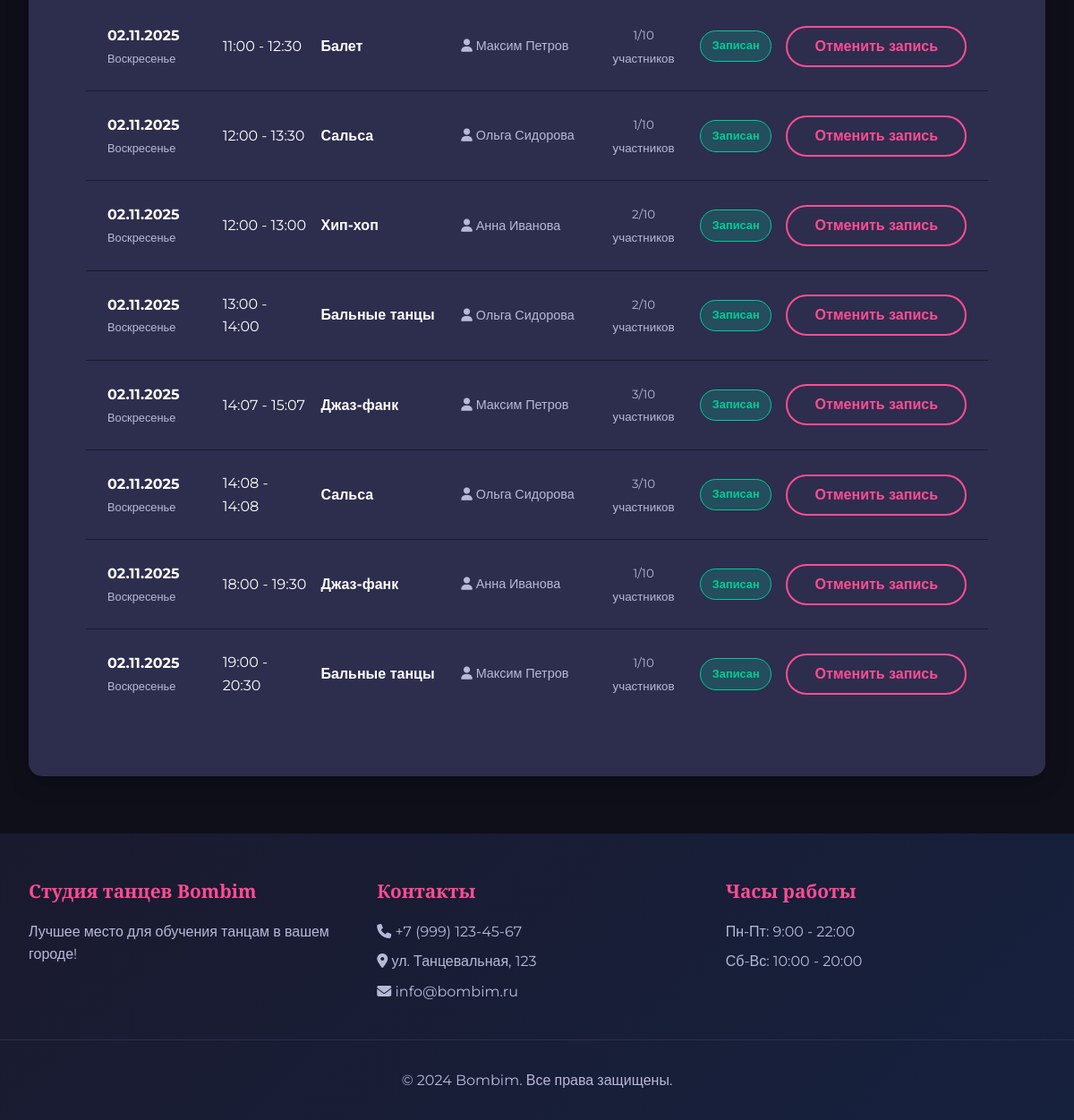
The page /profile/ (signed in, lower part) on the database as committed earlier.
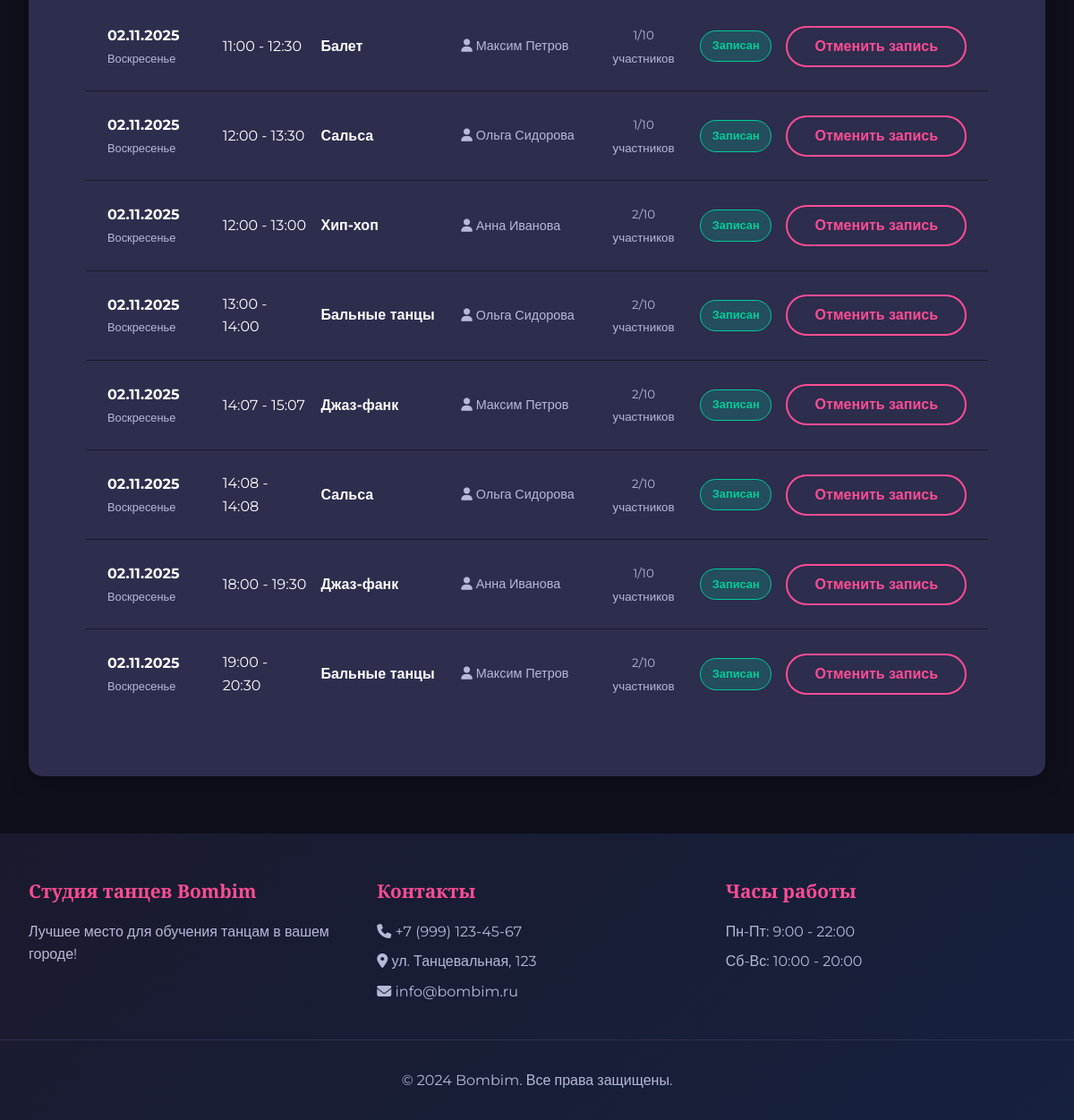
The same page on the database as committed later.
### main/models.py (models this page shows, shortened)
class Booking(models.Model):
    STATUS_CHOICES = (
        ('booked', 'Записан'),
        ('attended', 'Посещено'),
        ('missed', 'Не пришел'),
        ('cancelled', 'Отменено'),
    )
    client = models.ForeignKey(User, on_delete=models.CASCADE, related_name='bookings')
    schedule = models.ForeignKey(Schedule, on_delete=models.CASCADE, related_name='bookings')
    booking_date = models.DateTimeField(auto_now_add=True)
    status = models.CharField(max_length=10, choices=STATUS_CHOICES, default='booked')
    class_date = models.DateField(null=True, blank=True, help_text="Фактическая дата занятия")
    class Meta:
        unique_together = ['client', 'schedule']

class Schedule(models.Model):
    DAYS_OF_WEEK = (
        (0, 'Понедельник'),
        (1, 'Вторник'),
        (2, 'Среда'),
        (3, 'Четверг'),
        (4, 'Пятница'),
        (5, 'Суббота'),
        (6, 'Воскресенье'),
    )
    date = models.DateField(help_text="Дата проведения занятия")
    day_of_week = models.IntegerField(choices=DAYS_OF_WEEK, editable=False)  # Автоматически из даты
    start_time = models.TimeField()
    end_time = models.TimeField()
    dance_style = models.ForeignKey(DanceStyle, on_delete=models.CASCADE)
    trainer = models.ForeignKey(Trainer, on_delete=models.CASCADE)
    max_participants = models.PositiveIntegerField(default=10)
    is_active = models.BooleanField(default=True, help_text="Активное занятие")
    class Meta:
        ordering = ['date', 'start_time']
        verbose_name = 'Расписание'
        verbose_name_plural = 'Расписания'
    @property
    def current_participants(self):
        return self.bookings.filter(status='booked').count()

class DanceStyle(models.Model):
    name = models.CharField(max_length=100)
    description = models.TextField()
    image = models.ImageField(upload_to='styles/')

class Trainer(models.Model):
    user = models.OneToOneField(User, on_delete=models.CASCADE, related_name='trainer_profile')
    bio = models.TextField()
    photo = models.ImageField(upload_to='trainers/')
    styles = models.ManyToManyField(DanceStyle, related_name='trainers')

class User(AbstractUser):
    ROLE_CHOICES = (
        ('client', 'Клиент'),
        ('trainer', 'Хореограф'),
        ('admin', 'Администратор'),
    )
    role = models.CharField(max_length=10, choices=ROLE_CHOICES, default='client')
    phone = models.CharField(max_length=20, unique=True)
    birth_date = models.DateField(null=True, blank=True)
    email = models.EmailField(unique=True)
    first_name = models.CharField(max_length=30)
    last_name = models.CharField(max_length=30)
    def is_client(self):
        return self.role == 'client'

### main/views.py (the view, shortened to what this page needs)
# urls.py: path('profile/', views.profile_view, name='profile'),
@login_required
def profile_view(request):
    if not request.user.is_client():
        if request.user.is_trainer():
            return redirect('trainer_profile')
        elif request.user.is_admin():
            return redirect('/admin/')
        return HttpResponseForbidden()
    tab = request.GET.get('tab', 'bookings')
    today = timezone.now().date()
    now = timezone.now()
    active_bookings = Booking.objects.filter(
        client=request.user,
        status='booked',
        schedule__date__gte=today  # Только будущие даты
    ).select_related('schedule', 'schedule__dance_style', 'schedule__trainer', 'schedule__trainer__user').order_by(
        'schedule__date', 'schedule__start_time')
    history_bookings = Booking.objects.filter(
        client=request.user,
        schedule__date__lt=today  # Только прошедшие даты
    ).select_related('schedule', 'schedule__dance_style', 'schedule__trainer', 'schedule__trainer__user').order_by('-schedule__date')
    total_history = history_bookings.count()
    attended_count = history_bookings.filter(status='attended').count()
    missed_count = history_bookings.filter(status='missed').count()
    cancelled_count = history_bookings.filter(status='cancelled').count()
    attendance_rate = (attended_count / total_history * 100) if total_history > 0 else 0
    print(f"PROFILE: Активных: {active_bookings.count()}, В истории: {total_history}")
    print(f"STATS: Посещено: {attended_count}, Пропущено: {missed_count}, Отменено: {cancelled_count}")
    context = {
        'tab': tab,
        'active_bookings': active_bookings,
        'history_bookings': history_bookings,
        'stats': {
            'total': total_history,
            'attended': attended_count,
            'missed': missed_count,
            'cancelled': cancelled_count,
            'attendance_rate': round(attendance_rate, 1)
        }
    }
    return render(request, 'main/profile.html', context)

### templates/main/profile.html (shortened to what this page needs)
{% extends 'main/base.html' %}
{% block content %}
<section class="mt-5">
    <div class="card">
        <div class="tab-content">
            {% if tab == 'bookings' %}
            <div class="mt-3">
                {% if active_bookings %}
                <div class="bookings-table">
                    {% for booking in active_bookings %}
                    <div class="booking-item">
                        <div class="booking-date">
                            <strong>{{ booking.schedule.date|date:"d.m.Y" }}</strong>
                            <div class="day-name">
                                {% if booking.schedule.date.weekday == 0 %}Понедельник
                                {% elif booking.schedule.date.weekday == 1 %}Вторник
                                {% elif booking.schedule.date.weekday == 2 %}Среда
                                {% elif booking.schedule.date.weekday == 3 %}Четверг
                                {% elif booking.schedule.date.weekday == 4 %}Пятница
                                {% elif booking.schedule.date.weekday == 5 %}Суббота
                                {% elif booking.schedule.date.weekday == 6 %}Воскресенье
                                {% endif %}
                            </div>
                        </div>
                        <div class="booking-time">
                            {{ booking.schedule.start_time }} - {{ booking.schedule.end_time }}
                        </div>
                        <div class="booking-style">
                            <strong>{{ booking.schedule.dance_style.name }}</strong>
                        </div>
                        <div class="booking-trainer">
                            <i class="fas fa-user"></i> {{ booking.schedule.trainer.user.get_full_name }}
                        </div>
                        <div class="booking-participants">
                            <small style="color: var(--text-secondary);">
                                {{ booking.schedule.current_participants }}/{{ booking.schedule.max_participants }} участников
                            </small>
                        </div>
                        <div class="booking-status">
                            <span class="status-badge booked">Записан</span>
                        </div>
                        <div class="booking-actions">
                            <button class="btn btn-outline"
                                    onclick="cancelBooking({{ booking.id }}, this)">
                                Отменить запись
                            </button>
                        </div>
                    </div>
                    {% endfor %}
                </div>
                {% endif %}
            </div>
            {% endif %}
        </div>
    </div>
</section>
{% endblock %}

Rows that differ between the two databases and show on the page:
computed for Booking (number 5 of 8 on the later page): schedule.current_participants "3" → "2"
changed Booking (number 6 of 8 on the later page): schedule.current_participants "3" → "2"
changed Booking (number 8 of 8 on the later page): schedule.current_participants "1" → "2"
